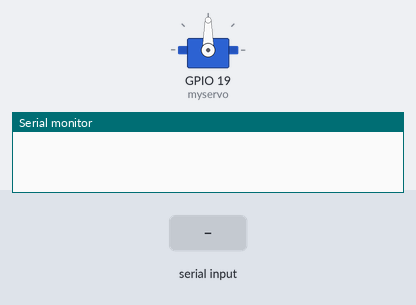
Bench run of a sketch on a simulated ESP32. On the bench: servo, the last lines printed to the serial monitor. Inputs (shaded band) come from the test bench.

Above: at 1.2 s.
1.3 s: "90,45\n" received over Serial
At 2.5 s:
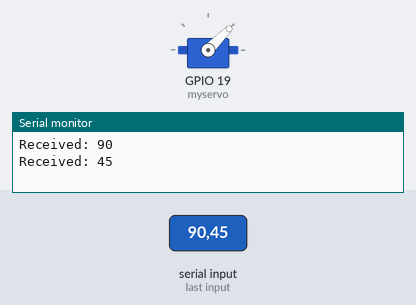
2.8 s: "30,150\n" received over Serial
At 3.7 s:
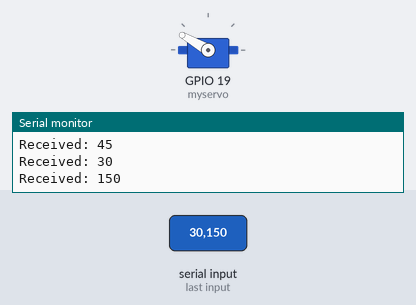
4.3 s: "5\n" received over Serial
At 4.9 s:
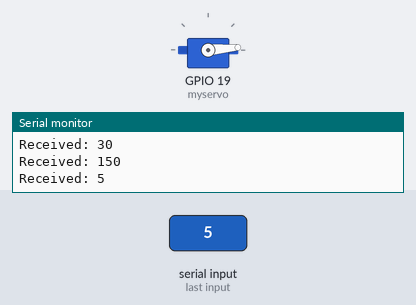
5.8 s: "90\n" received over Serial
At 7.2 s:
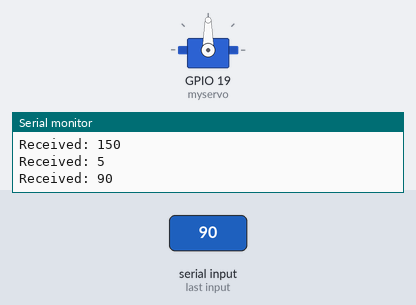
Timing chart, 0 to 8.3 s (numbered marks = the images above; inputs shaded):
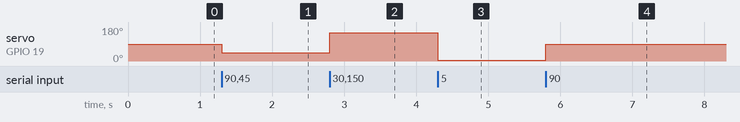

The sketch:

Hand_Sevo.ino
```cpp
#include <ESP32Servo.h>

Servo myservo;

void setup() {
  myservo.attach(19);
  Serial.begin(115200);
}

void loop() {
  if (Serial.available()) {

    int angle = Serial.parseInt();

    Serial.print("Received: ");
    Serial.println(angle);

    if (Serial.available()) {
      Serial.read();
    }

    if (angle >= 0 && angle <= 180) {
      myservo.write(angle);
    }
  }
}
```

Measured:
- after the input at 1.3 s, servo on GPIO 19 (myservo): 90° → 45° at once
- after the input at 2.8 s, servo on GPIO 19 (myservo): 45° → 150° at once
- after the input at 4.3 s, servo on GPIO 19 (myservo): 150° → 5° at once
- after the input at 5.8 s, servo on GPIO 19 (myservo): 5° → 90° at once
